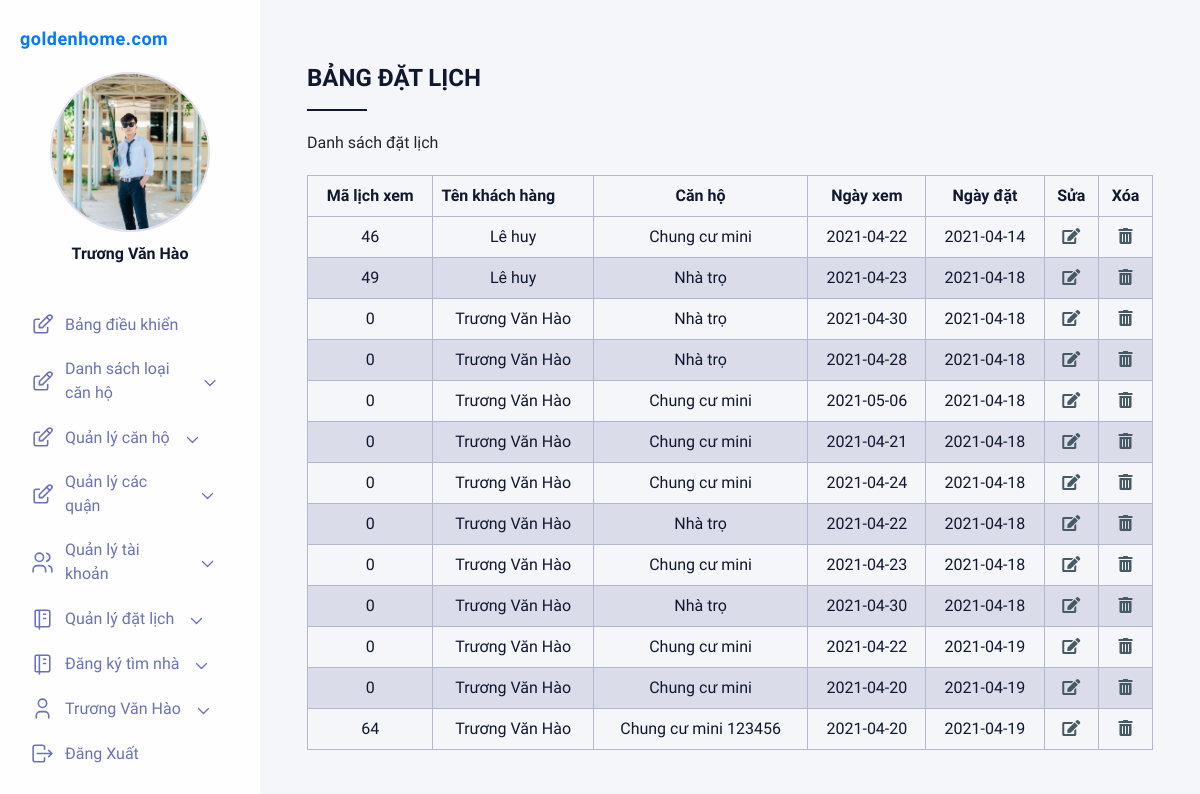
The app's page /admin/?ctrl=dat_lich&act=index (signed in) with its own data.
### tables this page shows
CREATE TABLE `dat_lich`  (
  `id` int(11) NOT NULL AUTO_INCREMENT,
  `ma_dat` int(12) NOT NULL COMMENT 'mã đặt lịch xem',
  `ma_can` int(12) NOT NULL COMMENT 'mã căn hộ',
  `ma_tk` int(12) NOT NULL COMMENT 'mã tài khoản',
  `trang_thai` tinyint(1) NULL DEFAULT NULL,
  `ten_nguoi_dat` varchar(50) NULL DEFAULT NULL,
  `trang_thai_lich` tinyint(4) NULL DEFAULT NULL,
  `ghi_chu` varchar(255) NULL DEFAULT NULL,
  `sodt` varchar(50) NULL DEFAULT NULL,
  `gio_xem` time(0) NULL DEFAULT NULL,
  `ngay_dat` date NULL DEFAULT NULL COMMENT 'ngày đặt',
  `ngay_xem` date NULL DEFAULT NULL COMMENT 'ngày xem',
  PRIMARY KEY (`id`) USING BTREE,
  INDEX `Fk_datlich_tk`(`ma_tk`) USING BTREE,
  INDEX `Fk_datlich_canho`(`ma_can`) USING BTREE,
  INDEX `ma_dat`(`ma_dat`) USING BTREE,
  CONSTRAINT `Fk_datlich_canho` FOREIGN KEY (`ma_can`) REFERENCES `can_ho` (`ma_can`) ON DELETE CASCADE ON UPDATE CASCADE,
  CONSTRAINT `Fk_datlich_tk` FOREIGN KEY (`ma_tk`) REFERENCES `khach_hang` (`ma_tk`) ON DELETE CASCADE ON UPDATE CASCADE
);

CREATE TABLE `khach_hang`  (
  `ma_tk` int(12) NOT NULL AUTO_INCREMENT COMMENT 'mã tài khoản',
  `ho_ten` varchar(50) NOT NULL COMMENT 'họ tên khách hàng',
  `hinh` varchar(150) NULL DEFAULT NULL,
  `ten_tk` varchar(50) NOT NULL COMMENT 'tên tài khoản',
  `mat_khau` varchar(50) NOT NULL COMMENT 'mật khẩu',
  `sdt` varchar(50) NULL DEFAULT NULL COMMENT 'số điện thoại',
  `kich_hoat` tinyint(1) NOT NULL DEFAULT 0 COMMENT 'kích hoạt',
  `email` varchar(50) NOT NULL COMMENT 'email',
  `vai_tro` tinyint(1) NOT NULL DEFAULT 0 COMMENT 'vai trò',
  `random_key` varchar(50) NULL DEFAULT NULL COMMENT 'dãy số ngẫu nhiên',
  `currency` int(11) NULL DEFAULT NULL,
  PRIMARY KEY (`ma_tk`) USING BTREE,
  INDEX `ho_ten`(`ho_ten`) USING BTREE
);

CREATE TABLE `can_ho`  (
  `ma_can` int(12) NOT NULL AUTO_INCREMENT COMMENT 'mã căn hộ',
  `ma_quan` int(12) NOT NULL COMMENT 'mã quận',
  `id` int(12) NOT NULL COMMENT 'mã phường',
  `ma_loai` int(12) NOT NULL COMMENT 'mã loại căn',
  `ma_tk` int(12) NOT NULL,
  `dia_chi` varchar(255) NOT NULL COMMENT 'Địa chỉ',
  `ten_can_ho` varchar(150) NULL DEFAULT NULL COMMENT 'tên căn hộ',
  `dien_tich` float NULL DEFAULT NULL COMMENT 'diện tích ',
  `tang` tinyint(3) NULL DEFAULT NULL COMMENT 'Số tầng',
  `huong_nha` tinyint(8) NULL DEFAULT NULL COMMENT 'hướng nhà',
  `tien_ich` varchar(800) NULL DEFAULT NULL COMMENT 'Tiện ích',
  `chi_phi_khac` varchar(100) NULL DEFAULT NULL COMMENT 'chi phí khác',
  `so_phong_ngu` tinyint(2) NULL DEFAULT NULL COMMENT 'Số phòng ngủ',
  `so_phong_vs` tinyint(2) NULL DEFAULT NULL COMMENT 'Số phòng vệ sinh',
  `gia_thue` float NOT NULL DEFAULT 0 COMMENT 'Giá thuê',
  `hinh` varchar(150) NULL DEFAULT NULL,
  `hinha` varchar(150) NULL DEFAULT NULL,
  `hinhb` varchar(150) NULL DEFAULT NULL,
  `hinhc` varchar(150) NULL DEFAULT NULL,
  `an_hien` tinyint(1) NULL DEFAULT NULL COMMENT 'Ẩn hiện',
  `ghi_chu` varchar(50) NULL DEFAULT NULL COMMENT 'ghi chú',
  `trang_thai` varchar(50) NULL DEFAULT NULL,
  `so_luong` int(11) NULL DEFAULT NULL COMMENT 'Số lượng căn hộ',
  PRIMARY KEY (`ma_can`) USING BTREE,
  INDEX `FK_canho_loai`(`ma_loai`) USING BTREE,
  INDEX `FK_canho_quan`(`ma_quan`) USING BTREE,
  INDEX `FK_taikhoan_canho`(`ma_tk`) USING BTREE,
  INDEX `FK_phuong_canho`(`id`) USING BTREE,
  INDEX `ten_can_ho`(`ten_can_ho`) USING BTREE,
  INDEX `gia_thue`(`gia_thue`) USING BTREE,
  INDEX `chi_phi_khac`(`chi_phi_khac`) USING BTREE,
  INDEX `dia_chi`(`dia_chi`) USING BTREE,
  INDEX `dien_tich`(`dien_tich`) USING BTREE
);

### system/database.php (called while the page is built, shortened)
<?php
function getConnection()
{
    $opt = array(PDO::MYSQL_ATTR_INIT_COMMAND => "SET NAMES utf8", PDO::ATTR_ERRMODE => PDO::ERRMODE_EXCEPTION);
    $conn = new PDO('mysql:host=' . HOST_DB . ';dbname=' . NAME_DB, USER_DB, PASS_DB, $opt);
    return $conn;
}
function query($sql)
{
    $conn = getConnection();
    $result = $conn->query($sql);
    return $result;
}
function queryOne($sql)
{
    $conn = getConnection();
    $result = $conn->query($sql);
    $row = $result->fetch(PDO::FETCH_ASSOC);
    return $row;
}

### admin/models/dat_lich.php (called while the page is built, shortened)
<?php
require_once "../system/database.php";
function getAlldatlich(){
    $sql = "SELECT * FROM dat_lich";
    return query($sql);
}
function showKhachhangdatlich($ma_kh){
     $sql = "SELECT * FROM khach_hang WHERE ma_tk = '$ma_kh'";
     return queryOne($sql);
}
function showCanhodatlich($ma_can){
    $sql = "SELECT * FROM can_ho WHERE ma_can = '$ma_can'";
    return queryOne($sql);
}
?>

### admin/view/dat_lich-index.php (the view)
<div class="right__title">Bảng đặt lịch</div>
<div class="right__table">
    <p class="right__tableTitle">Danh sách đặt lịch</p>
    <div class="right__tableWrapper">
        <table>
            <thead>
                <tr>
                    <th>Mã lịch xem</th>
                    <th style="text-align: left;">Tên khách hàng</th>
                    <th>Căn hộ</th>
                    <th>Ngày xem</th>
                    <th>Ngày đặt</th>
                    <th>Sửa</th>
                    <th>Xóa</th>
                </tr>
            </thead>
            <tbody>
                <?php foreach($ds_dl as $ds){ ?>
                <tr>
                    <td><?=$ds['ma_dat']?></td>
                    <td><?php $tenkh = showKhachhangdatlich($ds['ma_tk']); echo $tenkh['ho_ten']; ?></td>
                    <td><?php $tencan = showCanhodatlich($ds['ma_can']); echo $tencan['ten_can_ho']; ?></td>
                    <td><?=$ds['ngay_xem']?></td>
                    <td><?=$ds['ngay_dat']?></td>
                    <td>
                        <a href="?ctrl=dat_lich&act=edit&ma_dl=<?=$ds['ma_dat']?>" style="color: #455A64;"><i class="fas fa-edit"></i></a>
                    </td>
                    <td>
                    <a href="javascript:Delete('<?=ADMIN_URL?>/admin/?ctrl=dat_lich&act=delete&ma_dl=<?=$ds['ma_dat']?>')" style="color: #455A64;"><i class="fas fa-trash-alt"></i></a>
                    </td>
                </tr>
                <?php } ?>
            </tbody>
        </table>
    </div>
</div>

### admin/view/css/main.css (style rules this page uses)
* { margin: 0; padding: 0; list-style: none; border: 0; -webkit-tap-highlight-color: transparent; text-decoration: none; color: inherit; box-sizing: border-box; }
body { font-family: "Muli", sans-serif; background-color: #E2DFF2; }
.right__title { color: #10182F; font-size: 24px; font-weight: bold; text-transform: uppercase; position: relative; padding-bottom: 15px; margin-bottom: 20px; }
.right__title:before { content: ''; position: absolute; width: 60px; height: 2px; background-color: #10182F; bottom: 0; }
.right__tableTitle { margin-bottom: 20px; }
.right table { border-collapse: collapse; width: 100%; margin-bottom: 10px; }
.right table td, .right table th { border: 1px solid #b2b9ce; text-align: left; padding: 8px; color: #10182F; }
.right table tr:nth-child(even) { background-color: #dadce9; }
.right table th { text-align: center; }
.right table td { text-align: center; }

### records on screen
dat_lich: ma_dat "46", ma_tk.ho_ten "Lê huy", ma_can.ten_can_ho "Chung cư mini", ngay_xem "2021-04-22", ngay_dat "2021-04-14"
dat_lich: ma_dat "49", ma_tk.ho_ten "Lê huy", ma_can.ten_can_ho "Nhà trọ", ngay_xem "2021-04-23", ngay_dat "2021-04-18"
dat_lich: ma_dat "0", ma_tk.ho_ten "Trương Văn Hào", ma_can.ten_can_ho "Nhà trọ", ngay_xem "2021-04-30", ngay_dat "2021-04-18"
dat_lich: ma_dat "0", ma_tk.ho_ten "Trương Văn Hào", ma_can.ten_can_ho "Nhà trọ", ngay_xem "2021-04-28", ngay_dat "2021-04-18"
dat_lich: ma_dat "0", ma_tk.ho_ten "Trương Văn Hào", ma_can.ten_can_ho "Chung cư mini", ngay_xem "2021-05-06", ngay_dat "2021-04-18"
dat_lich: ma_dat "0", ma_tk.ho_ten "Trương Văn Hào", ma_can.ten_can_ho "Chung cư mini", ngay_xem "2021-04-21", ngay_dat "2021-04-18"
dat_lich: ma_dat "0", ma_tk.ho_ten "Trương Văn Hào", ma_can.ten_can_ho "Chung cư mini", ngay_xem "2021-04-24", ngay_dat "2021-04-18"
dat_lich: ma_dat "0", ma_tk.ho_ten "Trương Văn Hào", ma_can.ten_can_ho "Nhà trọ", ngay_xem "2021-04-22", ngay_dat "2021-04-18"
dat_lich: ma_dat "0", ma_tk.ho_ten "Trương Văn Hào", ma_can.ten_can_ho "Chung cư mini", ngay_xem "2021-04-23", ngay_dat "2021-04-18"
dat_lich: ma_dat "0", ma_tk.ho_ten "Trương Văn Hào", ma_can.ten_can_ho "Nhà trọ", ngay_xem "2021-04-30", ngay_dat "2021-04-18"
dat_lich: ma_dat "0", ma_tk.ho_ten "Trương Văn Hào", ma_can.ten_can_ho "Chung cư mini", ngay_xem "2021-04-22", ngay_dat "2021-04-19"
dat_lich: ma_dat "0", ma_tk.ho_ten "Trương Văn Hào", ma_can.ten_can_ho "Chung cư mini", ngay_xem "2021-04-20", ngay_dat "2021-04-19"
dat_lich: ma_dat "64", ma_tk.ho_ten "Trương Văn Hào", ma_can.ten_can_ho "Chung cư mini 123456", ngay_xem "2021-04-20", ngay_dat "2021-04-19"

### other values on screen
$_SESSION['user'] "Trương Văn Hào"
